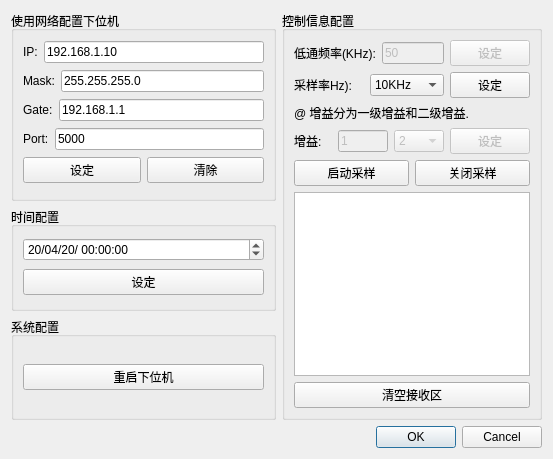
<?xml version="1.0" encoding="UTF-8"?>
<ui version="4.0">
 <class>configDialog</class>
 <widget class="QDialog" name="configDialog">
  <property name="geometry">
   <rect>
    <x>0</x>
    <y>0</y>
    <width>553</width>
    <height>459</height>
   </rect>
  </property>
  <property name="windowTitle">
   <string>Dialog</string>
  </property>
  <layout class="QVBoxLayout" name="verticalLayout_4">
   <item>
    <layout class="QHBoxLayout" name="horizontalLayout">
     <item>
      <layout class="QVBoxLayout" name="verticalLayout_3">
       <item>
        <widget class="QGroupBox" name="groupBox_6">
         <property name="sizePolicy">
          <sizepolicy hsizetype="Fixed" vsizetype="Expanding">
           <horstretch>0</horstretch>
           <verstretch>0</verstretch>
          </sizepolicy>
         </property>
         <property name="minimumSize">
          <size>
           <width>260</width>
           <height>190</height>
          </size>
         </property>
         <property name="maximumSize">
          <size>
           <width>300</width>
           <height>190</height>
          </size>
         </property>
         <property name="title">
          <string>使用网络配置下位机</string>
         </property>
         <layout class="QVBoxLayout" name="verticalLayout_7">
          <item>
           <layout class="QGridLayout" name="gridLayout_10">
            <item row="0" column="0">
             <widget class="QLabel" name="label_11">
              <property name="text">
               <string>IP:</string>
              </property>
             </widget>
            </item>
            <item row="0" column="1">
             <widget class="QLineEdit" name="lineEdit_set_ip">
              <property name="text">
               <string>192.168.1.10</string>
              </property>
              <property name="readOnly">
               <bool>false</bool>
              </property>
             </widget>
            </item>
           </layout>
          </item>
          <item>
           <layout class="QHBoxLayout" name="horizontalLayout_8">
            <item>
             <widget class="QLabel" name="label_12">
              <property name="text">
               <string>Mask:</string>
              </property>
             </widget>
            </item>
            <item>
             <widget class="QLineEdit" name="lineEdit_set_mask">
              <property name="text">
               <string>255.255.255.0</string>
              </property>
              <property name="readOnly">
               <bool>false</bool>
              </property>
             </widget>
            </item>
           </layout>
          </item>
          <item>
           <layout class="QHBoxLayout" name="horizontalLayout_17">
            <item>
             <widget class="QLabel" name="label_14">
              <property name="text">
               <string>Gate:</string>
              </property>
             </widget>
            </item>
            <item>
             <widget class="QLineEdit" name="lineEdit_set_gate">
              <property name="text">
               <string>192.168.1.1</string>
              </property>
              <property name="readOnly">
               <bool>false</bool>
              </property>
             </widget>
            </item>
           </layout>
          </item>
          <item>
           <layout class="QHBoxLayout" name="horizontalLayout_12">
            <item>
             <widget class="QLabel" name="label_13">
              <property name="text">
               <string>Port:</string>
              </property>
             </widget>
            </item>
            <item>
             <widget class="QLineEdit" name="lineEdit_set_port">
              <property name="text">
               <string>5000</string>
              </property>
             </widget>
            </item>
           </layout>
          </item>
          <item>
           <layout class="QHBoxLayout" name="horizontalLayout_14">
            <item>
             <widget class="QPushButton" name="pushButton_set_to_server">
              <property name="styleSheet">
               <string notr="true"/>
              </property>
              <property name="text">
               <string>设定</string>
              </property>
             </widget>
            </item>
            <item>
             <widget class="QPushButton" name="pushButton_set_clear">
              <property name="text">
               <string>清除</string>
              </property>
             </widget>
            </item>
           </layout>
          </item>
         </layout>
        </widget>
       </item>
       <item>
        <widget class="QGroupBox" name="groupBox_7">
         <property name="title">
          <string>时间配置</string>
         </property>
         <layout class="QVBoxLayout" name="verticalLayout">
          <item>
           <widget class="QDateTimeEdit" name="dateTimeEdit">
            <property name="date">
             <date>
              <year>2020</year>
              <month>4</month>
              <day>20</day>
             </date>
            </property>
            <property name="time">
             <time>
              <hour>0</hour>
              <minute>0</minute>
              <second>0</second>
             </time>
            </property>
            <property name="currentSection">
             <enum>QDateTimeEdit::YearSection</enum>
            </property>
            <property name="displayFormat">
             <string>yy/MM/dd/ hh:mm:ss</string>
            </property>
           </widget>
          </item>
          <item>
           <widget class="QPushButton" name="pushButton_set_to_time">
            <property name="styleSheet">
             <string notr="true"/>
            </property>
            <property name="text">
             <string>设定</string>
            </property>
           </widget>
          </item>
         </layout>
        </widget>
       </item>
       <item>
        <widget class="QGroupBox" name="groupBox_8">
         <property name="title">
          <string>系统配置</string>
         </property>
         <layout class="QVBoxLayout" name="verticalLayout_2">
          <item>
           <widget class="QPushButton" name="pushButton_reboot">
            <property name="text">
             <string>重启下位机</string>
            </property>
           </widget>
          </item>
         </layout>
        </widget>
       </item>
      </layout>
     </item>
     <item>
      <widget class="QGroupBox" name="groupBox_3">
       <property name="sizePolicy">
        <sizepolicy hsizetype="Fixed" vsizetype="Expanding">
         <horstretch>0</horstretch>
         <verstretch>0</verstretch>
        </sizepolicy>
       </property>
       <property name="minimumSize">
        <size>
         <width>260</width>
         <height>400</height>
        </size>
       </property>
       <property name="maximumSize">
        <size>
         <width>260</width>
         <height>1200</height>
        </size>
       </property>
       <property name="title">
        <string>控制信息配置</string>
       </property>
       <layout class="QGridLayout" name="gridLayout_4">
        <item row="6" column="0">
         <widget class="QPushButton" name="pushButton_clear">
          <property name="sizePolicy">
           <sizepolicy hsizetype="Expanding" vsizetype="Fixed">
            <horstretch>0</horstretch>
            <verstretch>0</verstretch>
           </sizepolicy>
          </property>
          <property name="text">
           <string>清空接收区</string>
          </property>
         </widget>
        </item>
        <item row="2" column="0">
         <widget class="QLabel" name="label_7">
          <property name="sizePolicy">
           <sizepolicy hsizetype="Expanding" vsizetype="Fixed">
            <horstretch>0</horstretch>
            <verstretch>0</verstretch>
           </sizepolicy>
          </property>
          <property name="text">
           <string>@ 增益分为一级增益和二级增益.</string>
          </property>
         </widget>
        </item>
        <item row="4" column="0">
         <layout class="QHBoxLayout" name="horizontalLayout_9">
          <property name="sizeConstraint">
           <enum>QLayout::SetNoConstraint</enum>
          </property>
          <item>
           <widget class="QPushButton" name="pushButton_sample">
            <property name="sizePolicy">
             <sizepolicy hsizetype="Expanding" vsizetype="Fixed">
              <horstretch>0</horstretch>
              <verstretch>0</verstretch>
             </sizepolicy>
            </property>
            <property name="text">
             <string>启动采样</string>
            </property>
           </widget>
          </item>
          <item>
           <widget class="QPushButton" name="pushButton_close_sample">
            <property name="sizePolicy">
             <sizepolicy hsizetype="Expanding" vsizetype="Fixed">
              <horstretch>0</horstretch>
              <verstretch>0</verstretch>
             </sizepolicy>
            </property>
            <property name="text">
             <string>关闭采样</string>
            </property>
           </widget>
          </item>
         </layout>
        </item>
        <item row="0" column="0">
         <layout class="QHBoxLayout" name="horizontalLayout_7">
          <property name="sizeConstraint">
           <enum>QLayout::SetNoConstraint</enum>
          </property>
          <item>
           <widget class="QLabel" name="label_5">
            <property name="sizePolicy">
             <sizepolicy hsizetype="Expanding" vsizetype="Fixed">
              <horstretch>0</horstretch>
              <verstretch>0</verstretch>
             </sizepolicy>
            </property>
            <property name="text">
             <string>低通频率(KHz):</string>
            </property>
           </widget>
          </item>
          <item>
           <widget class="QLineEdit" name="lineEdit_freq">
            <property name="enabled">
             <bool>false</bool>
            </property>
            <property name="sizePolicy">
             <sizepolicy hsizetype="Expanding" vsizetype="Fixed">
              <horstretch>0</horstretch>
              <verstretch>0</verstretch>
             </sizepolicy>
            </property>
            <property name="text">
             <string>50</string>
            </property>
            <property name="readOnly">
             <bool>false</bool>
            </property>
           </widget>
          </item>
          <item>
           <widget class="QPushButton" name="pushButton_freq_set">
            <property name="enabled">
             <bool>false</bool>
            </property>
            <property name="sizePolicy">
             <sizepolicy hsizetype="Expanding" vsizetype="Fixed">
              <horstretch>0</horstretch>
              <verstretch>0</verstretch>
             </sizepolicy>
            </property>
            <property name="text">
             <string>设定</string>
            </property>
           </widget>
          </item>
         </layout>
        </item>
        <item row="3" column="0">
         <layout class="QHBoxLayout" name="horizontalLayout_6">
          <property name="sizeConstraint">
           <enum>QLayout::SetNoConstraint</enum>
          </property>
          <item>
           <widget class="QLabel" name="label_4">
            <property name="sizePolicy">
             <sizepolicy hsizetype="Expanding" vsizetype="Fixed">
              <horstretch>0</horstretch>
              <verstretch>0</verstretch>
             </sizepolicy>
            </property>
            <property name="text">
             <string>增益: </string>
            </property>
           </widget>
          </item>
          <item>
           <widget class="QLineEdit" name="lineEdit_gain_1">
            <property name="enabled">
             <bool>false</bool>
            </property>
            <property name="minimumSize">
             <size>
              <width>50</width>
              <height>0</height>
             </size>
            </property>
            <property name="maximumSize">
             <size>
              <width>50</width>
              <height>16777215</height>
             </size>
            </property>
            <property name="text">
             <string>1</string>
            </property>
            <property name="readOnly">
             <bool>false</bool>
            </property>
           </widget>
          </item>
          <item>
           <widget class="QComboBox" name="comboBox_gain2">
            <property name="enabled">
             <bool>false</bool>
            </property>
            <property name="minimumSize">
             <size>
              <width>50</width>
              <height>0</height>
             </size>
            </property>
            <property name="maximumSize">
             <size>
              <width>50</width>
              <height>16777215</height>
             </size>
            </property>
            <item>
             <property name="text">
              <string>2</string>
             </property>
            </item>
            <item>
             <property name="text">
              <string>5</string>
             </property>
            </item>
            <item>
             <property name="text">
              <string>10</string>
             </property>
            </item>
            <item>
             <property name="text">
              <string>20</string>
             </property>
            </item>
            <item>
             <property name="text">
              <string>30</string>
             </property>
            </item>
            <item>
             <property name="text">
              <string>50</string>
             </property>
            </item>
            <item>
             <property name="text">
              <string>100</string>
             </property>
            </item>
           </widget>
          </item>
          <item>
           <widget class="QPushButton" name="pushButton_gain_set">
            <property name="enabled">
             <bool>false</bool>
            </property>
            <property name="sizePolicy">
             <sizepolicy hsizetype="Expanding" vsizetype="Fixed">
              <horstretch>0</horstretch>
              <verstretch>0</verstretch>
             </sizepolicy>
            </property>
            <property name="text">
             <string>设定</string>
            </property>
           </widget>
          </item>
         </layout>
        </item>
        <item row="1" column="0">
         <layout class="QGridLayout" name="gridLayout_2">
          <item row="0" column="0">
           <widget class="QLabel" name="label_6">
            <property name="sizePolicy">
             <sizepolicy hsizetype="Expanding" vsizetype="Fixed">
              <horstretch>0</horstretch>
              <verstretch>0</verstretch>
             </sizepolicy>
            </property>
            <property name="text">
             <string>采样率Hz):</string>
            </property>
           </widget>
          </item>
          <item row="0" column="1">
           <widget class="QComboBox" name="comboBox_sample_rate">
            <item>
             <property name="text">
              <string>10KHz</string>
             </property>
            </item>
            <item>
             <property name="text">
              <string>50KHz</string>
             </property>
            </item>
            <item>
             <property name="text">
              <string>100KHz</string>
             </property>
            </item>
            <item>
             <property name="text">
              <string>150KHz</string>
             </property>
            </item>
            <item>
             <property name="text">
              <string>180KHz</string>
             </property>
            </item>
            <item>
             <property name="text">
              <string>200KHz</string>
             </property>
            </item>
           </widget>
          </item>
          <item row="0" column="2">
           <widget class="QPushButton" name="pushButton_fs_set">
            <property name="sizePolicy">
             <sizepolicy hsizetype="Expanding" vsizetype="Fixed">
              <horstretch>0</horstretch>
              <verstretch>0</verstretch>
             </sizepolicy>
            </property>
            <property name="text">
             <string>设定</string>
            </property>
           </widget>
          </item>
         </layout>
        </item>
        <item row="5" column="0">
         <widget class="QTextBrowser" name="textBrowser">
          <property name="sizePolicy">
           <sizepolicy hsizetype="Fixed" vsizetype="Expanding">
            <horstretch>0</horstretch>
            <verstretch>0</verstretch>
           </sizepolicy>
          </property>
         </widget>
        </item>
       </layout>
      </widget>
     </item>
    </layout>
   </item>
   <item>
    <widget class="QDialogButtonBox" name="buttonBox">
     <property name="orientation">
      <enum>Qt::Horizontal</enum>
     </property>
     <property name="standardButtons">
      <set>QDialogButtonBox::Cancel|QDialogButtonBox::Ok</set>
     </property>
    </widget>
   </item>
  </layout>
 </widget>
 <resources/>
 <connections>
  <connection>
   <sender>buttonBox</sender>
   <signal>accepted()</signal>
   <receiver>configDialog</receiver>
   <slot>accept()</slot>
   <hints>
    <hint type="sourcelabel">
     <x>248</x>
     <y>254</y>
    </hint>
    <hint type="destinationlabel">
     <x>157</x>
     <y>274</y>
    </hint>
   </hints>
  </connection>
  <connection>
   <sender>buttonBox</sender>
   <signal>rejected()</signal>
   <receiver>configDialog</receiver>
   <slot>reject()</slot>
   <hints>
    <hint type="sourcelabel">
     <x>316</x>
     <y>260</y>
    </hint>
    <hint type="destinationlabel">
     <x>286</x>
     <y>274</y>
    </hint>
   </hints>
  </connection>
 </connections>
</ui>
